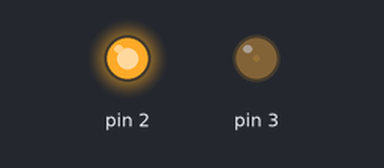
This sketch was run on a simulated Arduino Uno, built with avr-gcc and run on an emulated ATmega328P. Shown: output pins drawn as LEDs (lit = HIGH).

Above: at 0.05 s.
At 1.15 s:
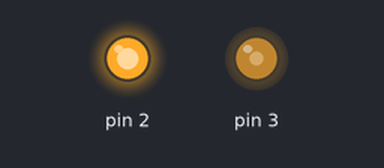
At 2.3 s:
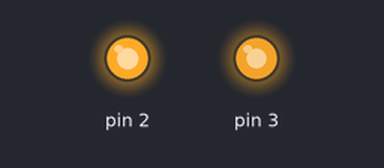
At 4.55 s:
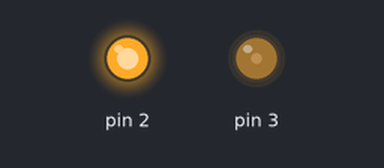
Timing chart, 0 to 6.7 s (numbered marks = the images above):
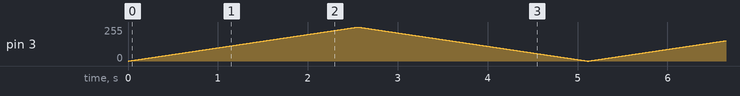

The sketch:

pwm_pin_kullanimi.ino
```cpp
//for (için) döngüsü for (int x = 0; x<10 (iks küçüktür 10 için) ; x++) {} Şeklinde kullanılır. Çıkrken artma değeri çalışır
//pwm analog çıkış gibi kullanılır.
//analogWrite komutu

void setup()
{
  pinMode(3,OUTPUT);
  pinMode(2,OUTPUT);
  digitalWrite(2,HIGH);
  digitalWrite(4,HIGH);
  pinMode(6,INPUT);
}
void loop()
{
  int x = 1;
  for(int i = 0; i>-1;i=i+x)
  {
    analogWrite(3,i);
    if(i == 255)
    {
    x=-1;
    }
    delay(10);
  }
}
```
